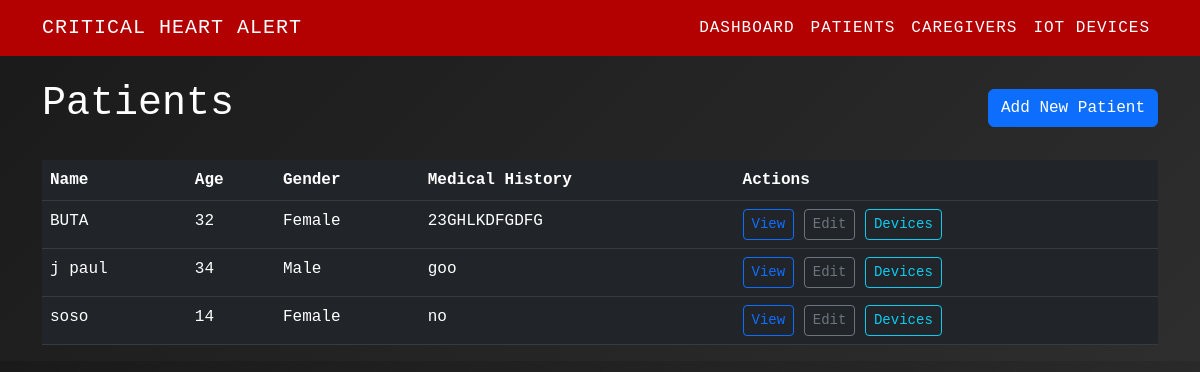
Page /patients on the committed database.
### tables this page shows
CREATE TABLE patients (
        id INTEGER PRIMARY KEY AUTOINCREMENT,
        name TEXT NOT NULL,
        age INTEGER NOT NULL,
        gender TEXT NOT NULL,
        medical_history TEXT,
        created_at TEXT NOT NULL
    );

### app.py (the view)
@app.route("/patients", methods=["GET"])
def list_patients():
    patients = get_all_patients()
    return render_template("patients.html", patients=patients)

### app.py (called while the page is built)
def get_all_patients():
    conn = sqlite3.connect(DB_PATH)
    conn.row_factory = sqlite3.Row
    cursor = conn.cursor()
    cursor.execute('SELECT * FROM patients ORDER BY name')
    rows = cursor.fetchall()
    conn.close()
    result = []
    for row in rows:
        result.append(dict(row))
    return result

### templates/patients.html (shortened to what this page needs)
<!DOCTYPE html>
<html lang="en">
<head>
    <link href="https://cdn.jsdelivr.net/npm/bootstrap@5.3.0-alpha1/dist/css/bootstrap.min.css" rel="stylesheet">
</head>
<body>
    <nav class="navbar navbar-expand-lg">
        <div class="container">
            <a class="navbar-brand" href="/">Critical Heart Alert</a>
            <div class="collapse navbar-collapse" id="navbarNav">
                <ul class="navbar-nav ms-auto">
                    <li class="nav-item">
                        <a class="nav-link active" href="/">Dashboard</a>
                    </li>
                    <li class="nav-item">
                        <a class="nav-link" href="/patients">Patients</a>
                    </li>
                    <li class="nav-item">
                        <a class="nav-link" href="/caregivers">Caregivers</a>
                    </li>
                    <li class="nav-item">
                        <a class="nav-link" href="/devices">IoT Devices</a>
                    </li>
                </ul>
            </div>
        </div>
    </nav>
    <div class="container mt-4">
        <div class="d-flex justify-content-between align-items-center mb-4">
            <h1>Patients</h1>
            <a href="/patients/add" class="btn btn-primary">Add New Patient</a>
        </div>
        {% if patients %}
            <div class="table-responsive">
                <table class="table table-dark table-hover">
                    <thead>
                        <tr>
                            <th>Name</th>
                            <th>Age</th>
                            <th>Gender</th>
                            <th>Medical History</th>
                            <th>Actions</th>
                        </tr>
                    </thead>
                    <tbody>
                        {% for patient in patients %}
                            <tr>
                                <td>{{ patient.name }}</td>
                                <td>{{ patient.age }}</td>
                                <td>{{ patient.gender }}</td>
                                <td>{{ patient.medical_history|truncate(50) }}</td>
                                <td>
                                    <a href="/patients/{{ patient.id }}" class="btn btn-sm btn-outline-primary">View</a>
                                    <a href="/patients/{{ patient.id }}/edit" class="btn btn-sm btn-outline-secondary">Edit</a>
                                    <a href="/patients/{{ patient.id }}/devices" class="btn btn-sm btn-outline-info">Devices</a>
                                </td>
                            </tr>
                        {% endfor %}
                    </tbody>
                </table>
            </div>
        {% else %}
            <div class="alert alert-info">
                No patients found. Add a new patient to get started.
            </div>
        {% endif %}
    </div>
</body>
</html>

### templates/patients.html (style rules this page uses)
body { background: linear-gradient(135deg, #1a1a1a, #2e2e2e); color: #fff; font-family: 'Courier New', Courier, monospace; }
.navbar { background: #b30000 !important; }
.navbar-brand, .nav-link { color: #fff !important; text-transform: uppercase; letter-spacing: 1px; }

### rows in the picture
patients: name "BUTA", age "32", gender "Female", medical_history "23GHLKDFGDFG"
patients: name "j paul", age "34", gender "Male", medical_history "goo"
patients: name "soso", age "14", gender "Female", medical_history "no"
